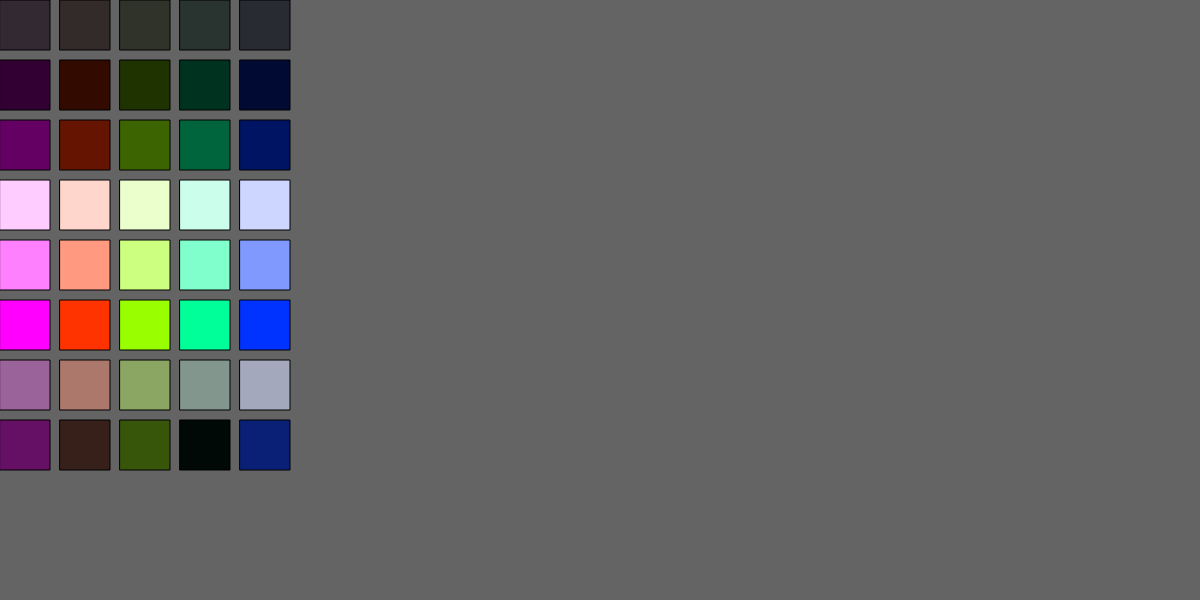
Frame 1 (no input)
Frame 60 (no input): identical to frame 1, image omitted
Frame 120 (the mouse pressed at the canvas centre since frame 60): identical to frame 1, image omitted

The p5.js sketch that drew this single still picture (run headless with seeded random() and noise() and a simulated clock; from frame 60 on, the mouse is pressed at the canvas centre):

// p5.js sketch
// ── sketch.js
let palette;
let numColor = 5;
function setup() {
  createCanvas(windowWidth, 600);

  palette = generatePallette(color(100, 0, 100), numColor);
}

function draw() {
  background(100);
  let posX = 0;
  let posY = 0;
  for (let i = 0; i < palette.length; i++) {
    push();
    translate(posX, posY);
    fill(palette[i]);
    rect(0, 0, 50);
    pop();
    posX += 60;
    if (posX >= numColor * 60) {
      posX = 0;
      posY += 60;
    }
  }
}

function generatePallette(col, numColor, scale = 1) {
  colorMode(HSB, 360, 100, 100, 1);
  let h = hue(col);
  let angle = (360 * scale) / numColor;

  console.log((h + angle * 5) % 360);
  let cols = [];

  // generate an array of shades
  for (let i = 0; i < numColor; i++) {
    let c = color((h + angle * i) % 360, 20, 20);
    cols.push(c);
  }

  // generate an array of shades
  for (let i = 0; i < numColor; i++) {
    let c = color((h + angle * i) % 360, 100, 20);
    cols.push(c);
  }

  // Even spread
  for (let i = 0; i < numColor; i++) {
    let c = color((h + angle * i) % 360, saturation(col), brightness(col));
    cols.push(c);
  }

  // brighter, half sat
  for (let i = 0; i < numColor; i++) {
    let c = color((h + angle * i) % 360, 20, 100);
    cols.push(c);
  }

  // brighter, half sat
  for (let i = 0; i < numColor; i++) {
    let c = color((h + angle * i) % 360, 50, 100);
    cols.push(c);
  }

  // full bright, full sat
  for (let i = 0; i < numColor; i++) {
    let c = color((h + angle * i) % 360, 100, 100);

    cols.push(c);
  }

  // full bright, full sat
  for (let i = 0; i < numColor; i++) {
    let c = color((h + angle * i) % 360, random(50), random(50, 100));

    cols.push(c);
  }

  // full bright, full sat
  for (let i = 0; i < numColor; i++) {
    let c = color((h + angle * i) % 360, random(50, 100), random(50));

    cols.push(c);
  }

  colorMode(RGB);
  return cols;
}
